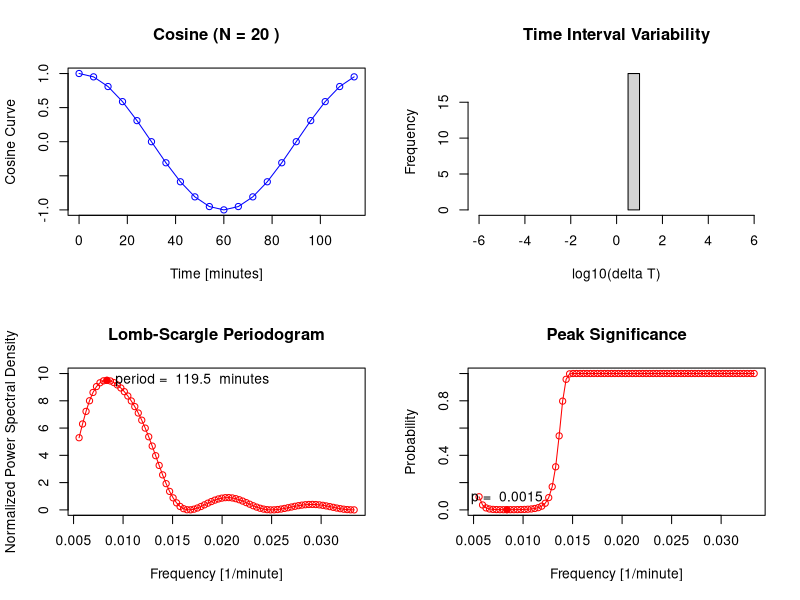

Reproduce this figure in R.
# efg, Stowers Institute for Medical Research, July 2004
# Updated 26 May 2005
#
# Lomb-Scargle Normalized Periodogram
#
# from
# "Fast Algorithm for Spectral Analysis of Unevenly Sampled Data"
# Astrophysical Journal, 338:277-280, March 1989.
# William H. Press and George B. Rybicki.
#
# Also appeared in Section 13.8, "Spectral Analysis of Unevenly
# Sampled Data" in Numerical Recipes in C (2nd Ed), William H. Pres,
# et al, Cambridge University Press, 1992.

LombScargle <- function(t, h, TestFrequencies, Nindependent)
{
  stopifnot( length(t) == length(h) )

  hResidual    <- h - mean(h)

  SpectralPowerDensity <- rep(0, length(TestFrequencies))

  for (i in 1:length(TestFrequencies))
  {
    Omega       <- 2*pi*TestFrequencies[i]
    TwoOmegaT   <- 2*Omega*t
    Tau         <- atan2( sum(sin(TwoOmegaT)) , sum(cos(TwoOmegaT))) /
                   (2*Omega)
    OmegaTMinusTau <- Omega * (t - Tau)
    SpectralPowerDensity[i] <- (sum (hResidual * cos(OmegaTMinusTau))^2) /
                                sum( cos(OmegaTMinusTau)^2 ) +
                               (sum (hResidual * sin(OmegaTMinusTau))^2) /
                                sum( sin(OmegaTMinusTau)^2 )
  }

  # The "normalized" spectral density refers to the variance term in the
  # denominator.  With this term the SpectralPowerDensity has an
  # exponential probability distribution with unit mean.
  SpectralPowerDensity <- SpectralPowerDensity / ( 2 * var(h) )

  Probability <- 1 - (1-exp(-SpectralPowerDensity))^Nindependent

  PeakIndex    <- match(max(SpectralPowerDensity), SpectralPowerDensity)
  LikelyPeriod <- 1 / TestFrequencies[PeakIndex]
  LikelyPvalue <- Probability[PeakIndex]

  return( list( Probability=Probability,
                SpectralPowerDensity=SpectralPowerDensity,
                PeakIndex=PeakIndex,
                LikelyPeriod=LikelyPeriod,
                LikelyPvalue=LikelyPvalue
              ) )
}

########################################################################

# Compute Lomb-Scargle Periodogram
N <- 20
tDelta <- 6           # minutes
t <- 0:(N-1) * tDelta # minutes
period <- 120         # minutes
frequency <- 1/period
ExpressionProfile <- cos(2*pi*frequency*t)

M <- 4*N              # Often use 2N or 4N test frequencies

# Only use test frequencies that correspond to periods from
# 30 to 180 minutes.
TestFrequencies <- TestFrequencies <- (1/180) + (1/30 - 1/180)* 0:(M-1) / (M-1)

Nindependent <- N     # Approximation

LS <- LombScargle(t, ExpressionProfile, TestFrequencies, Nindependent)
print(LS)

########################################################################

# Show results graphically as suggested by MatLab code found on the
# Woods Hole Oceanographic Institution web site:
# http://w3eos.whoi.edu/12.747/notes/lect07/l07s05.html

savepar <- par(mfrow=c(2,2))  # 2 rows by 2 columns of graphics

# 1. Original data curve
plot(t, ExpressionProfile,
     "o", col="Blue", ylab="Cosine Curve", xlab="Time [minutes]",
     main=paste(c("Cosine (N =",N,")"), collapse=" "))

# 2. Measure of uneveness of intervals
hist(log10(diff(t)), xlim=c(-6,6),
     xlab="log10(delta T)",
     main="Time Interval Variability")

# 3. Lomb-Scargle Periodogram
plot(TestFrequencies, LS$SpectralPowerDensity,
     "o", col="Red",
     ylab="Normalized Power Spectral Density", xlab="Frequency [1/minute]",
     main="Lomb-Scargle Periodogram",
     ylim=c(0,10))
text(TestFrequencies[LS$PeakIndex], LS$SpectralPowerDensity[LS$PeakIndex],
     paste("period = ", round(LS$LikelyPeriod,1), " minutes"),
     pos=TEXT_RIGHT<-4)
points(TestFrequencies[LS$PeakIndex], LS$SpectralPowerDensity[LS$PeakIndex],
     pch=19, col="Red")


# 4. Probability (significance of peak)
plot(TestFrequencies, LS$Probability,
     "o", col="Red",
     ylab="Probability", xlab="Frequency [1/minute]",
     main="Peak Significance",
     ylim=c(0,1))
text(TestFrequencies[LS$PeakIndex], LS$Probability[LS$PeakIndex],
     paste("p = ", round(LS$LikelyPvalue,4)),
     pos=TEXT_ABOVE<-3)
points(TestFrequencies[LS$PeakIndex], LS$Probability[LS$PeakIndex],
     pch=19, col="Red")

par(savepar)
